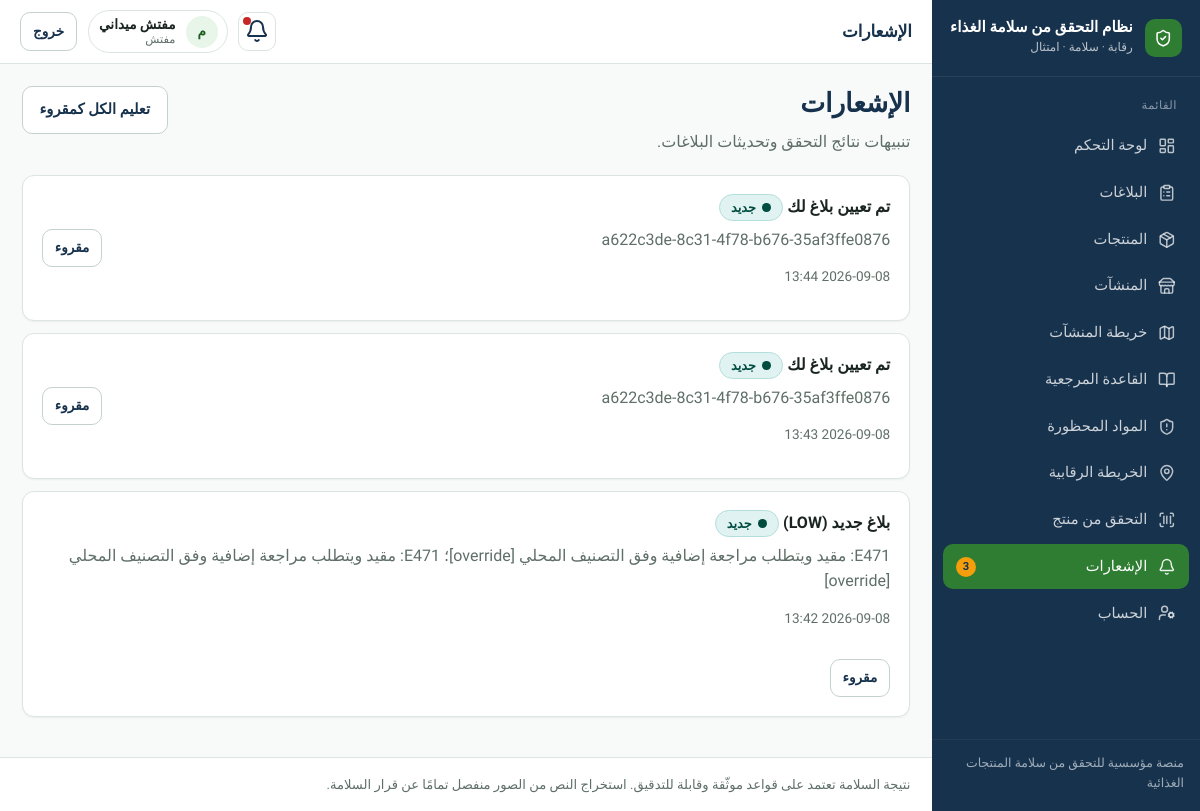
Page /notifications/ (signed in) on the committed database.
### apps/accounts/models.py (models this page shows, shortened)
class User(AbstractUser):
    id = models.UUIDField(primary_key=True, default=uuid.uuid4, editable=False)
    full_name = models.CharField("الاسم الكامل", max_length=150, blank=True)
    phone = models.CharField("الهاتف", max_length=20, blank=True, null=True, unique=True)
    role = models.CharField(
        max_length=32,
        choices=Role.choices,
        default=Role.USER,
        db_index=True,
    )
    preferred_language = models.CharField(
        max_length=2,
        choices=[("ar", "العربية"), ("en", "English")],
        default="ar",
    )
    is_active = models.BooleanField(default=True)
    class Meta:
        verbose_name = "مستخدم"
        verbose_name_plural = "المستخدمون"
        ordering = ["-date_joined"]

### apps/notifications/models.py (models this page shows, shortened)
class Notification(models.Model):
    id = models.UUIDField(primary_key=True, default=uuid.uuid4, editable=False)
    user = models.ForeignKey(
        settings.AUTH_USER_MODEL, on_delete=models.CASCADE, related_name="notifications"
    )
    type = models.CharField(max_length=50, db_index=True)
    title = models.CharField(max_length=255)
    body = models.TextField(blank=True)
    related_entity_type = models.CharField(max_length=50, blank=True)
    related_entity_id = models.CharField(max_length=64, blank=True)
    is_read = models.BooleanField(default=False)
    created_at = models.DateTimeField(auto_now_add=True)
    class Meta:
        ordering = ["-created_at"]

### apps/notifications/views.py (the view)
# urls.py: path("", views.notification_list, name="list"),
@login_required
def notification_list(request):
    items = Notification.objects.filter(user=request.user)[:100]
    return render(request, "notifications/list.html", {"notifications": items})

### apps/core/context_processors.py (called while the page is built)
def _item(label, url_name, icon, match_prefixes=None):
    return {
        "label": label,
        "url_name": url_name,
        "icon": icon,
        "match_prefixes": match_prefixes or [],
    }

### templates/notifications/list.html (shortened to what this page needs)
{% extends "base.html" %}
{% block topbar_title %}الإشعارات{% endblock %}
{% block content %}
<div class="page-header">
  <div>
    <h1>الإشعارات</h1>
    <p class="lead">تنبيهات نتائج التحقق وتحديثات البلاغات.</p>
  </div>
  <form method="post" action="{% url 'notifications:mark_all' %}">{% csrf_token %}<button class="btn btn-secondary" type="submit">تعليم الكل كمقروء</button></form>
</div>
<div class="stack">
  {% for n in notifications %}
  <article class="card">
    <div class="split">
      <div>
        <strong>{{ n.title }}</strong>
        {% if not n.is_read %}<span class="status-badge status-NEW"><span class="dot"></span> جديد</span>{% endif %}
        <p class="muted" style="margin:0.35rem 0 0">{{ n.body }}</p>
        <p class="muted small">{{ n.created_at|date:"Y-m-d H:i" }}</p>
      </div>
      {% if not n.is_read %}
      <form method="post" action="{% url 'notifications:mark_read' n.id %}">{% csrf_token %}<button class="btn btn-secondary btn-sm" type="submit">مقروء</button></form>
      {% endif %}
    </div>
  </article>
  {% empty %}
  <section class="card empty-state"><h3>لا إشعارات حاليًا</h3><p>ستظهر هنا تنبيهات التحقق وتحديثات البلاغات.</p></section>
  {% endfor %}
</div>
{% endblock %}

### templates/base.html (shortened to what this page needs)
{% load static %}
<!DOCTYPE html>
<html lang="ar" dir="rtl">
<head>
  <link rel="stylesheet" href="{% static 'css/design-system.css' %}">
</head>
<body class="{% block body_class %}{% endblock %}">
{% if use_app_shell %}
  <div class="app-shell">
    <aside class="sidebar" id="sidebar">
      <a class="sidebar-brand" href="{% url 'core:home' %}">
        <span class="brand-mark" aria-hidden="true"><i data-lucide="shield-check"></i></span>
        <span class="brand-text">
          <strong>{{ app_name_ar }}</strong>
          <span>رقابة · سلامة · امتثال</span>
        </span>
      </a>
      <nav class="sidebar-nav" aria-label="القائمة الرئيسية">
        <div class="nav-section">
          <div class="nav-section-title">القائمة</div>
          {% for item in nav_items %}
            <a class="nav-link {% if item.active %}active{% endif %}" href="{{ item.url }}">
              <i data-lucide="{{ item.icon }}"></i>
              <span>{{ item.label }}</span>
              {% if item.url_name == 'notifications:list' and unread_notifications %}
                <span class="nav-badge">{{ unread_notifications }}</span>
              {% endif %}
            </a>
          {% endfor %}
        </div>
      </nav>
      <div class="sidebar-footer">منصة مؤسسية للتحقق من سلامة المنتجات الغذائية</div>
    </aside>
    <div class="main-wrap">
      <header class="topbar">
        <div class="topbar-left">
          <div class="page-title-top">{% block topbar_title %}{{ app_name_ar }}{% endblock %}</div>
        </div>
        <div class="topbar-right">
          <a class="icon-btn" href="{% url 'notifications:list' %}" title="الإشعارات" aria-label="الإشعارات">
            <i data-lucide="bell"></i>
            {% if unread_notifications %}<span class="dot"></span>{% endif %}
          </a>
          <div class="user-chip">
            <span class="user-avatar">{{ user.full_name|default:user.username|make_list|first|upper }}</span>
            <span class="user-meta">
              <strong>{{ user.full_name|default:user.username }}</strong>
              <span>{{ user.get_role_display }}</span>
            </span>
          </div>
          <form method="post" action="{% url 'accounts:logout' %}">
            <button class="btn btn-secondary btn-sm" type="submit">خروج</button>
          </form>
        </div>
      </header>
{% endif %}
      <main class="content"{% if not use_app_shell %} style="max-width:1100px;margin:0 auto"{% endif %}>
        {% block content %}{% endblock %}
      </main>
{% if use_app_shell %}
      <footer class="app-footer">
        نتيجة السلامة تعتمد على قواعد موثّقة وقابلة للتدقيق. استخراج النص من الصور منفصل تمامًا عن قرار السلامة.
      </footer>
    </div>
  </div>
{% else %}
  </div>
{% endif %}
</body>
</html>

### rows in the picture
User: full_name|make_list "م", full_name "مفتش ميداني", role "مفتش"
Notification: title "تم تعيين بلاغ لك", is_read False (drawn), body "a622c3de-8c31-4f78-b676-35af3ffe0876", created_at "2026-09-08 13:44"
Notification: title "تم تعيين بلاغ لك", is_read False (drawn), body "a622c3de-8c31-4f78-b676-35af3ffe0876", created_at "2026-09-08 13:43"
Notification: title "بلاغ جديد (LOW)", is_read False (drawn), body "E471: مقيد ويتطلب مراجعة إضافية وفق التصنيف المحلي [override]؛ E471: مقيد ويتطلب مراجعة إضافية وفق التصنيف المحلي [override]", created_at "2026-09-08 13:42"

### other values in the picture
{{ app_name_ar }} "نظام التحقق من سلامة الغذاء"
{{ item.label }} "لوحة التحكم" "البلاغات" "المنتجات" "المنشآت" "خريطة المنشآت" "القاعدة المرجعية" "المواد المحظورة" "الخريطة الرقابية" "التحقق من منتج" "الإشعارات" "الحساب"
{{ unread_notifications }} "3"
